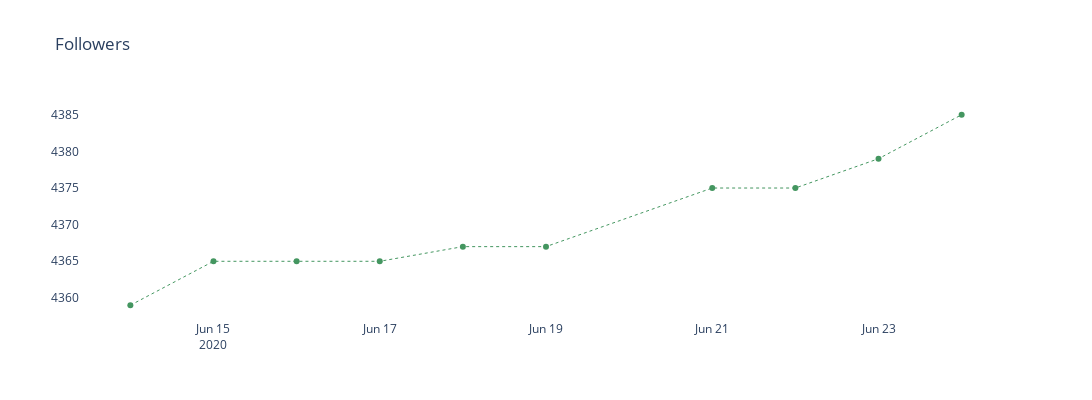

The notebook cell saved with this chart:
### Markdown cell above
# Followers

### Code cell
fig = make_subplots(1,1)

_=fig.add_trace(go.Scatter(x=account.sort_index().index, y=account.sort_index(), marker_color = colors['green_dark'],
                          hovertemplate = '%{x} <br>Followers: %{y:.0}<br>',
                           name='Followers', mode='lines+markers',line = linestyle),
                row=1,col=1)

fig.update_layout(height=400, width=1200, 
                  title_text="Followers",
                  paper_bgcolor='rgba(0,0,0,0)',
                plot_bgcolor='rgba(0,0,0,0)')



# fig.write_html("outputs/followers.html")

### Figure 1 — Plotly figure (JSON) as saved in the notebook; plotly's stock layout.template omitted (floating-point values rounded to 4 significant figures)
{"data": [{"hovertemplate": "%{x} <br>Followers: %{y:.0}<br>", "line": {"dash": "dot", "width": 1}, "marker": {"color": "#449660"}, "mode": "lines+markers", "name": "Followers", "type": "scatter", "x": ["2020-06-14", "2020-06-15", "2020-06-16", "2020-06-17", "2020-06-18", "2020-06-19", "2020-06-21", "2020-06-22", "2020-06-23", "2020-06-24"], "xaxis": "x", "y": [4359, 4365, 4365, 4365, 4367, 4367, 4375, 4375, 4379, 4385], "yaxis": "y"}], "layout": {"height": 400, "paper_bgcolor": "rgba(0, 0, 0, 0)", "plot_bgcolor": "rgba(0, 0, 0, 0)", "title": {"text": "Followers"}, "width": 1200, "xaxis": {"anchor": "y", "autorange": true, "domain": [0, 1], "range": ["2020-06-13 09:35:22.7787", "2020-06-24 14:24:37.2213"], "type": "date"}, "yaxis": {"anchor": "x", "autorange": true, "domain": [0, 1], "range": [4357.0, 4387.0], "type": "linear"}}}
